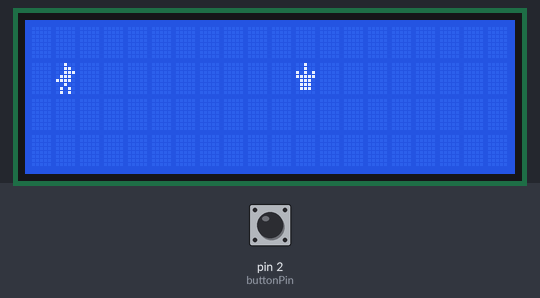
Simulated run of this sketch. Board: Arduino Uno, built with avr-gcc and run on an emulated ATmega328P. Parts: 20×4 character LCD. The inputs (shaded band) are chosen by the test bench; at power-on: pin 2 (buttonPin) HIGH.

Above: at 1.2 s.
1.3 s: pin 2 (buttonPin) pulled LOW for 0.35 s
At 1.46 s:
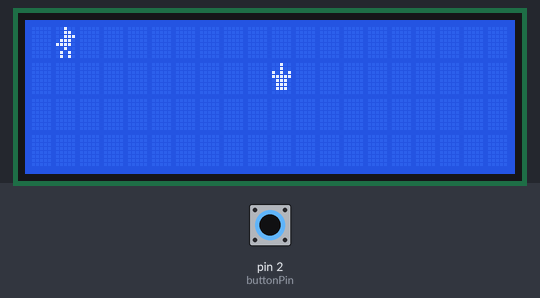
4.6 s: pin 2 (buttonPin) pulled LOW for 1 s
At 4.84 s:
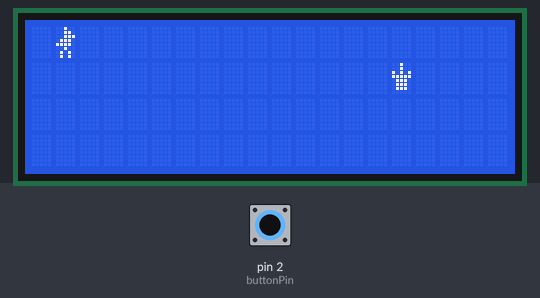
7.1 s: pin 2 (buttonPin) pulled LOW for 0.35 s
At 7.29 s:
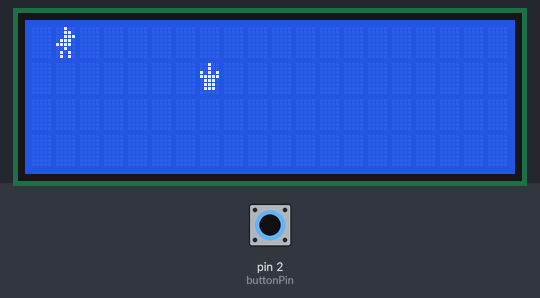
8.9 s: pin 2 (buttonPin) pulled LOW for 1 s
At 9.13 s:
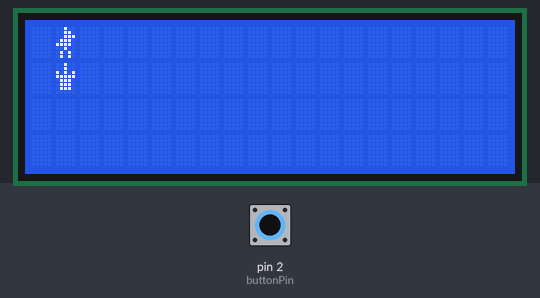
Timing chart, 0 to 11.9 s (numbered marks = the images above; inputs shaded):
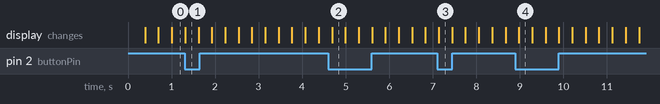

The sketch:

AutomatingDinoGame.ino
```cpp
#include <Wire.h>
#include <LiquidCrystal_I2C.h>

LiquidCrystal_I2C lcd(0x27, 20, 4);

byte dino[8] = {
  0b00100,
  0b00110,
  0b00111,
  0b01110,
  0b11110,
  0b00100,
  0b01010,
  0b01010
};

byte cactus[8] = {
  0b00100,
  0b00100,
  0b10101,
  0b11111,
  0b01110,
  0b01110,
  0b01110,
  0b00000
};

int dinoPos = 1;
int cactusPos = 15;
bool jumping = false;
int jumpCounter = 0;
const int jumpDuration = 3;
const int buttonPin = 2;
int lastButtonState = HIGH;

void setup() {
  lcd.begin();
  lcd.backlight();

  lcd.createChar(0, dino);
  lcd.createChar(1, cactus);

  pinMode(buttonPin, INPUT_PULLUP);

  lcd.setCursor(dinoPos, 1);
  lcd.write(byte(0));
}

void loop() {
  lcd.clear();
  int buttonState = digitalRead(buttonPin);
  if (buttonState == LOW && lastButtonState == HIGH) {
    if (!jumping) {
      jumping = true;
      jumpCounter = 0;
    }
  }
  lastButtonState = buttonState;

  if (jumping) {
    jumpCounter++;
    if (jumpCounter >= jumpDuration) {
      jumping = false;
    }
  }

  lcd.setCursor(dinoPos, jumping ? 0 : 1);
  lcd.write(byte(0));

  if (cactusPos > 0) {
    cactusPos--;
  } else {
    cactusPos = 15;
  }

  lcd.setCursor(cactusPos, 1);
  lcd.write(byte(1));

  delay(300);
}
```
